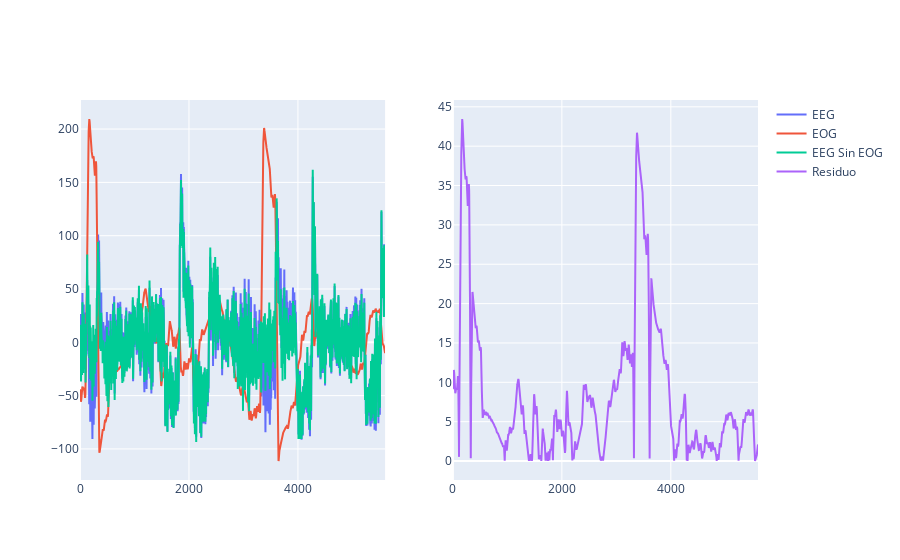

Write notebook code for a chart like this one.
### Markdown cell above
## Eliminación de Artefactos de Parpadeo en Señales EEG

Los artefactos de parpadeo son una de las fuentes más comunes de ruido en las señales EEG. Estos artefactos pueden interferir significativamente con el análisis de la actividad cerebral. Afortunadamente, existen técnicas efectivas para eliminar estos artefactos y mejorar la calidad de los datos EEG.

- **Filtrado Basado en Señales de Referencia**:
   - Utiliza señales de referencia, como el EOG (Electrooculograma), para identificar y eliminar los artefactos de parpadeo.
   - Este método ajusta dinámicamente el filtrado para eliminar el ruido sin afectar las señales EEG.

### Code cell
# pip install pyEDFlib
import scipy.io as scio  # Importa la biblioteca scipy.io para trabajar con archivos .mat.
import numpy as np  # Importa la biblioteca numpy para trabajar con matrices y funciones matemáticas.
import plotly.graph_objects as go  # Importa los objetos gráficos de Plotly para crear gráficos.
from plotly.subplots import make_subplots  # Importa la función para crear subplots en Plotly.

# Cargar los datos
EEG = scio.loadmat("Contaminated_Data.mat")  # Carga el archivo .mat con los datos de EEG contaminados.
EOG = scio.loadmat("HEOG.mat")  # Carga el archivo .mat con los datos de EOG.

xEEG = EEG["sim1_con"]  # Extrae los datos de EEG del archivo cargado.
xEOG = EOG["heog_1"]  # Extrae los datos de EOG del archivo cargado.

i = 0  # Índice para seleccionar una fila específica de los datos de EEG.

xEEG = xEEG[i, :]  # Selecciona la fila i de los datos de EEG.
xEOG = xEOG[0, :]  # Selecciona la primera fila de los datos de EOG.

# Crear subplots
fig = make_subplots(rows=1, cols=2)  # Crea una figura con 1 fila y 2 columnas de subplots.

# Añadir trazas
fig.add_trace(go.Scatter(y=xEEG, mode="lines", name="EEG"), row=1, col=1)  # Añade la traza de EEG al primer subplot.
fig.add_trace(go.Scatter(y=xEOG, mode="lines", name="EOG"), row=1, col=1)  # Añade la traza de EOG al primer subplot.

xCorr1 = np.mean(xEOG * xEOG)  # Calcula la correlación cruzada de EOG consigo mismo.
xCorr2 = np.mean(xEOG * xEEG)  # Calcula la correlación cruzada entre EOG y EEG.

w = xCorr2 / xCorr1 # Calcula el coeficiente de regresión para eliminar el artefacto de EOG del EEG.

EEG_limp = xEEG - w * xEOG # Elimina el artefacto de EOG del EEG.

fig.add_trace(go.Scatter(y=EEG_limp, mode="lines", name="EEG Sin EOG"), row=1, col=1)  # Añade la traza de EEG limpio al primer subplot.

fig.add_trace(
    go.Scatter(y=np.abs(EEG_limp - xEEG), mode="lines", name="Residuo"), row=1, col=2
)  # Añade la traza del residuo (diferencia entre EEG original y limpio) al segundo subplot.

# Mostrar gráfico
fig.show()  # Muestra la figura interactiva.

### Figure 1 — Plotly figure (JSON) as saved in the notebook; plotly's stock layout.template omitted (floating-point values rounded to 4 significant figures; data arrays with more than 128 entries replaced by an {"elided": "..."} marker saying what was removed)
{"data": [{"mode": "lines", "name": "EEG", "type": "scatter", "xaxis": "x", "y": {"elided": "5601 float values"}, "yaxis": "y"}, {"mode": "lines", "name": "EOG", "type": "scatter", "xaxis": "x", "y": {"elided": "5601 float values"}, "yaxis": "y"}, {"mode": "lines", "name": "EEG Sin EOG", "type": "scatter", "xaxis": "x", "y": {"elided": "5601 float values"}, "yaxis": "y"}, {"mode": "lines", "name": "Residuo", "type": "scatter", "xaxis": "x2", "y": {"elided": "5601 float values"}, "yaxis": "y2"}], "layout": {"xaxis": {"anchor": "y", "domain": [0, 0.45]}, "xaxis2": {"anchor": "y2", "domain": [0.55, 1]}, "yaxis": {"anchor": "x", "domain": [0, 1]}, "yaxis2": {"anchor": "x2", "domain": [0, 1]}}}
